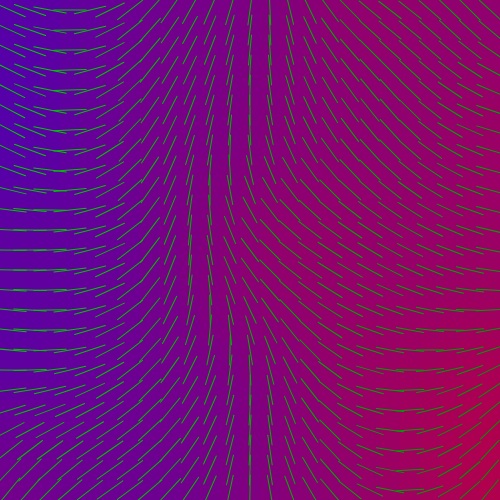
Frame 1 (no input)
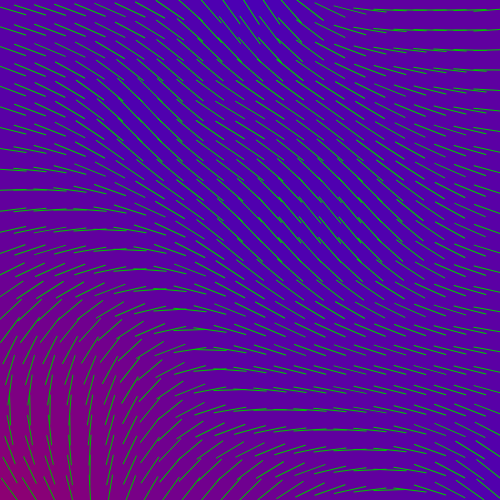
Frame 60 (no input)
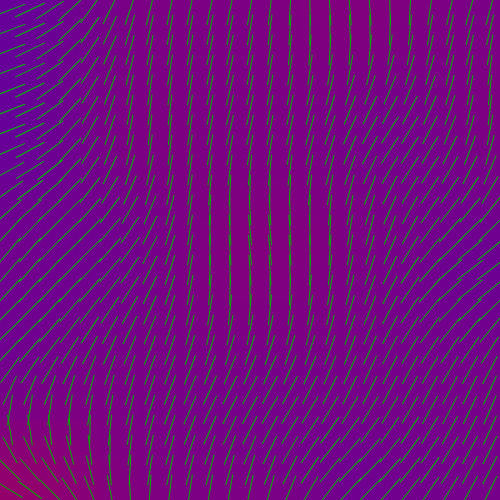
Frame 120 (the mouse pressed at the canvas centre since frame 60)

The p5.js sketch that drew these frames (run headless with seeded random() and noise() and a simulated clock; from frame 60 on, the mouse is pressed at the canvas centre):

// p5.js sketch
// ── sketch.js
var stepSize = 20;
var n;
var n1;
function setup() {
  createCanvas(500, 500);
}
///////////////////////////////////////////////////////////////////////
function draw() {
  rectMode(CENTER)
  background(125);
  colorGrid();
  compassGrid();
}
///////////////////////////////////////////////////////////////////////
 
function colorGrid(){
  // your code here
  for (var i=0; i<25; i++) {
    for (var j=0; j<25; j++) {
      // tile position
      var tileX = width*i/25 + stepSize/2;
      var tileY = height*j/25 + stepSize/2;
      
      //tile color
      var mouseMap = map(mouseX, 0,width, 20,40);
      var n = noise(tileX/1000, tileY/1000, frameCount/mouseMap);
      var from = color(255,0,0);
      var to = color(0,0,255);
      var inter = lerpColor(from, to, n);

      // draw tile
      fill(inter);
      noStroke();
      rect(tileX,tileY, stepSize, stepSize);      
    }
  }
}
///////////////////////////////////////////////////////////////////////

/*
Ideas for further development 
Make it your own by changing the colors and style.
Use the noise to change the color and length of the compass lines.
*/ 

function compassGrid(){
  // your code here
  stroke(0);
  for (var i=0; i<25; i++) {
    for (var j=0; j<25; j++) {
      // translate to the center of each tile and draw compasses
      var mouseMap2 = map(mouseX, 0,width, 20,40);
      var tileCenter = createVector(width*i/25 + stepSize/2, height*j/25 + stepSize/2);
      // Create noise
      n = noise(tileCenter.x/1000, tileCenter.y/1000, frameCount/mouseMap2);
      n1 = noise(tileCenter.x/1000, tileCenter.y/1000, frameCount/mouseMap2);
      // console.log(frameCount/mouseMap);
      // Create rotation
      var rot = map(n, 0, 1, 0, 720);
      var col = map(n1, 0, 1, 100, 255); // Extension: using noise to change the color of the line
      var len = map(n1, 0, 1, 10, 20); // Extension: Using noise to change the length of the line
      console.log(col);
      push();
        stroke(0,col,0);
        translate(tileCenter.x, tileCenter.y);
        rotate(radians(rot));
        line(0, len, 0, -len);
      pop();
    }
  }
}
